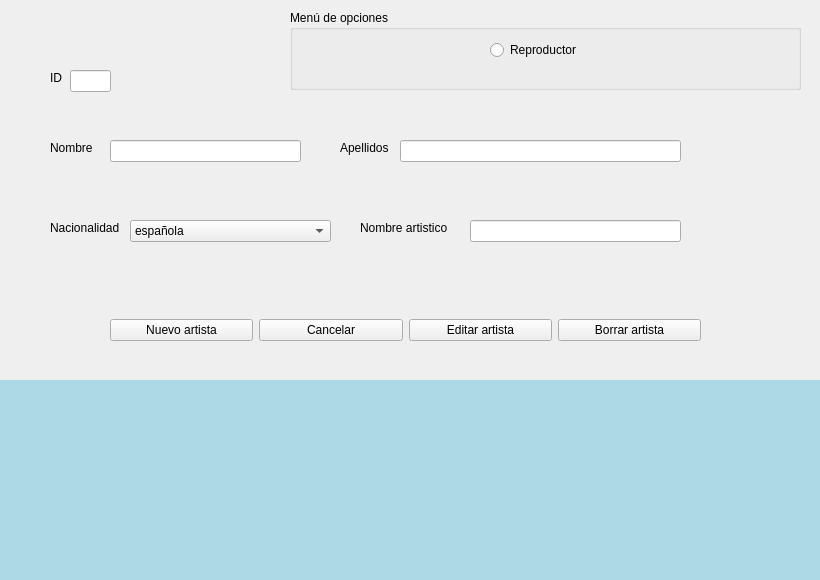
<?xml version="1.0" encoding="UTF-8"?>
<ui version="4.0">
 <class>Form</class>
 <widget class="QWidget" name="Form">
  <property name="geometry">
   <rect>
    <x>0</x>
    <y>0</y>
    <width>820</width>
    <height>580</height>
   </rect>
  </property>
  <property name="windowTitle">
   <string>Form</string>
  </property>
  <widget class="QWidget" name="horizontalLayoutWidget">
   <property name="geometry">
    <rect>
     <x>290</x>
     <y>10</y>
     <width>511</width>
     <height>80</height>
    </rect>
   </property>
   <layout class="QHBoxLayout" name="horizontalLayout">
    <item>
     <widget class="QGroupBox" name="groupBox">
      <property name="title">
       <string>Menú de opciones</string>
      </property>
      <widget class="QRadioButton" name="rbReproductor">
       <property name="geometry">
        <rect>
         <x>200</x>
         <y>30</y>
         <width>101</width>
         <height>20</height>
        </rect>
       </property>
       <property name="text">
        <string>Reproductor</string>
       </property>
      </widget>
     </widget>
    </item>
   </layout>
  </widget>
  <widget class="QLabel" name="label_3">
   <property name="geometry">
    <rect>
     <x>-140</x>
     <y>380</y>
     <width>1041</width>
     <height>241</height>
    </rect>
   </property>
   <property name="styleSheet">
    <string notr="true">background:lightblue;</string>
   </property>
   <property name="text">
    <string/>
   </property>
  </widget>
  <widget class="QLineEdit" name="lnNombre">
   <property name="geometry">
    <rect>
     <x>110</x>
     <y>140</y>
     <width>191</width>
     <height>22</height>
    </rect>
   </property>
  </widget>
  <widget class="QLabel" name="lblNombre">
   <property name="geometry">
    <rect>
     <x>50</x>
     <y>140</y>
     <width>55</width>
     <height>16</height>
    </rect>
   </property>
   <property name="text">
    <string>Nombre</string>
   </property>
  </widget>
  <widget class="QWidget" name="horizontalLayoutWidget_2">
   <property name="geometry">
    <rect>
     <x>110</x>
     <y>300</y>
     <width>591</width>
     <height>61</height>
    </rect>
   </property>
   <layout class="QHBoxLayout" name="horizontalLayout_2">
    <item>
     <widget class="QPushButton" name="btnArtista">
      <property name="text">
       <string>Nuevo artista</string>
      </property>
     </widget>
    </item>
    <item>
     <widget class="QPushButton" name="btnCancelar">
      <property name="text">
       <string>Cancelar</string>
      </property>
     </widget>
    </item>
    <item>
     <widget class="QPushButton" name="btnEditar">
      <property name="text">
       <string>Editar artista</string>
      </property>
     </widget>
    </item>
    <item>
     <widget class="QPushButton" name="btnBorrar">
      <property name="text">
       <string>Borrar artista</string>
      </property>
     </widget>
    </item>
   </layout>
  </widget>
  <widget class="QLabel" name="label_2">
   <property name="geometry">
    <rect>
     <x>390</x>
     <y>140</y>
     <width>55</width>
     <height>16</height>
    </rect>
   </property>
   <property name="text">
    <string/>
   </property>
  </widget>
  <widget class="QLabel" name="lblApellidos">
   <property name="geometry">
    <rect>
     <x>340</x>
     <y>140</y>
     <width>55</width>
     <height>16</height>
    </rect>
   </property>
   <property name="text">
    <string>Apellidos</string>
   </property>
  </widget>
  <widget class="QLabel" name="lblNacionalidad">
   <property name="geometry">
    <rect>
     <x>50</x>
     <y>220</y>
     <width>71</width>
     <height>16</height>
    </rect>
   </property>
   <property name="text">
    <string>Nacionalidad</string>
   </property>
  </widget>
  <widget class="QComboBox" name="cbNacionalidad">
   <property name="geometry">
    <rect>
     <x>130</x>
     <y>220</y>
     <width>201</width>
     <height>22</height>
    </rect>
   </property>
   <item>
    <property name="text">
     <string>española</string>
    </property>
   </item>
   <item>
    <property name="text">
     <string>alemana</string>
    </property>
   </item>
   <item>
    <property name="text">
     <string>inglesa</string>
    </property>
   </item>
   <item>
    <property name="text">
     <string>irlandesa</string>
    </property>
   </item>
   <item>
    <property name="text">
     <string>italiana</string>
    </property>
   </item>
   <item>
    <property name="text">
     <string>francesa</string>
    </property>
   </item>
   <item>
    <property name="text">
     <string>belga</string>
    </property>
   </item>
   <item>
    <property name="text">
     <string>danesa</string>
    </property>
   </item>
   <item>
    <property name="text">
     <string>coreana</string>
    </property>
   </item>
   <item>
    <property name="text">
     <string>japonesa</string>
    </property>
   </item>
   <item>
    <property name="text">
     <string>china</string>
    </property>
   </item>
   <item>
    <property name="text">
     <string>estadounidense</string>
    </property>
   </item>
   <item>
    <property name="text">
     <string>peruana</string>
    </property>
   </item>
   <item>
    <property name="text">
     <string>venezolana</string>
    </property>
   </item>
   <item>
    <property name="text">
     <string>argentina</string>
    </property>
   </item>
   <item>
    <property name="text">
     <string>mexicana</string>
    </property>
   </item>
   <item>
    <property name="text">
     <string>australiana</string>
    </property>
   </item>
   <item>
    <property name="text">
     <string>africana</string>
    </property>
   </item>
   <item>
    <property name="text">
     <string>neozelandesa</string>
    </property>
   </item>
  </widget>
  <widget class="QLabel" name="lblID">
   <property name="geometry">
    <rect>
     <x>50</x>
     <y>70</y>
     <width>21</width>
     <height>16</height>
    </rect>
   </property>
   <property name="text">
    <string>ID</string>
   </property>
  </widget>
  <widget class="QLineEdit" name="lnID">
   <property name="geometry">
    <rect>
     <x>70</x>
     <y>70</y>
     <width>41</width>
     <height>22</height>
    </rect>
   </property>
   <property name="text">
    <string/>
   </property>
  </widget>
  <widget class="QLineEdit" name="lnApellidos">
   <property name="geometry">
    <rect>
     <x>400</x>
     <y>140</y>
     <width>281</width>
     <height>22</height>
    </rect>
   </property>
   <property name="text">
    <string/>
   </property>
  </widget>
  <widget class="QLabel" name="lblNombreArt">
   <property name="geometry">
    <rect>
     <x>360</x>
     <y>220</y>
     <width>101</width>
     <height>16</height>
    </rect>
   </property>
   <property name="text">
    <string>Nombre artistico</string>
   </property>
  </widget>
  <widget class="QLineEdit" name="lnApellidos_2">
   <property name="geometry">
    <rect>
     <x>470</x>
     <y>220</y>
     <width>211</width>
     <height>22</height>
    </rect>
   </property>
   <property name="text">
    <string/>
   </property>
  </widget>
 </widget>
 <resources/>
 <connections/>
</ui>
